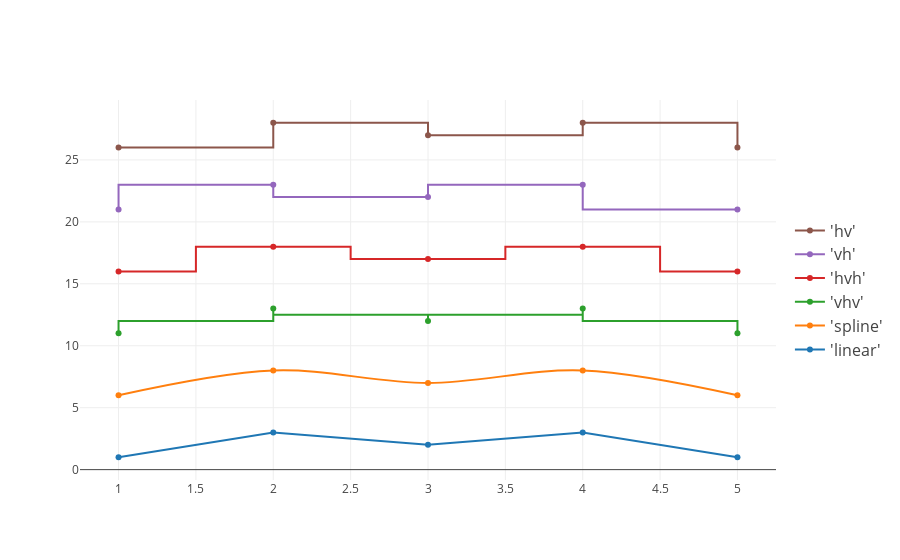

Source (notebook cell):
### Markdown cell above
# Interpolation with Line Plots

### Code cell
trace1 = go.Scatter(
    x=[1, 2, 3, 4, 5],
    y=[1, 3, 2, 3, 1],
    mode='lines+markers',
    name="'linear'",
    hoverinfo='name',
    line=dict(
        shape='linear'
    )
)
trace2 = go.Scatter(
    x=[1, 2, 3, 4, 5],
    y=[6, 8, 7, 8, 6],
    mode='lines+markers',
    name="'spline'",
    text=["tweak line smoothness<br>with 'smoothing' in line object"],
    hoverinfo='text+name',
    line=dict(
        shape='spline'
    )
)
trace3 = go.Scatter(
    x=[1, 2, 3, 4, 5],
    y=[11, 13, 12, 13, 11],
    mode='lines+markers',
    name="'vhv'",
    hoverinfo='name',
    line=dict(
        shape='vhv'
    )
)
trace4 = go.Scatter(
    x=[1, 2, 3, 4, 5],
    y=[16, 18, 17, 18, 16],
    mode='lines+markers',
    name="'hvh'",
    hoverinfo='name',
    line=dict(
        shape='hvh'
    )
)
trace5 = go.Scatter(
    x=[1, 2, 3, 4, 5],
    y=[21, 23, 22, 23, 21],
    mode='lines+markers',
    name="'vh'",
    hoverinfo='name',
    line=dict(
        shape='vh'
    )
)
trace6 = go.Scatter(
    x=[1, 2, 3, 4, 5],
    y=[26, 28, 27, 28, 26],
    mode='lines+markers',
    name="'hv'",
    hoverinfo='name',
    line=dict(
        shape='hv'
    )
)

data = [trace1, trace2, trace3, trace4, trace5, trace6]
layout = dict(
    legend=dict(
        y=0.5,
        traceorder='reversed',
        font=dict(
            size=16
        )
    )
)
fig = dict(data=data, layout=layout)
plotly.offline.iplot(fig, filename='line-shapes')

### Figure 1 — Plotly figure (JSON) as saved in the notebook; plotly's stock layout.template omitted (floating-point values rounded to 4 significant figures)
{"data": [{"hoverinfo": "name", "line": {"shape": "linear"}, "mode": "lines+markers", "name": "'linear'", "type": "scatter", "uid": "4bd36652-fcda-4584-a160-eddab77af6a8", "x": [1, 2, 3, 4, 5], "y": [1, 3, 2, 3, 1]}, {"hoverinfo": "text+name", "line": {"shape": "spline"}, "mode": "lines+markers", "name": "'spline'", "text": ["tweak line smoothness<br>with 'smoothing' in line object"], "type": "scatter", "uid": "3280003f-8ce3-4e1f-9019-01ab09b79ff9", "x": [1, 2, 3, 4, 5], "y": [6, 8, 7, 8, 6]}, {"hoverinfo": "name", "line": {"shape": "vhv"}, "mode": "lines+markers", "name": "'vhv'", "type": "scatter", "uid": "49be7204-78a8-4870-9ec2-79065a7242fb", "x": [1, 2, 3, 4, 5], "y": [11, 13, 12, 13, 11]}, {"hoverinfo": "name", "line": {"shape": "hvh"}, "mode": "lines+markers", "name": "'hvh'", "type": "scatter", "uid": "4c27d08c-701d-480f-9d1d-807704701091", "x": [1, 2, 3, 4, 5], "y": [16, 18, 17, 18, 16]}, {"hoverinfo": "name", "line": {"shape": "vh"}, "mode": "lines+markers", "name": "'vh'", "type": "scatter", "uid": "8ee6a6e1-3f41-42e6-b84b-58df62b57548", "x": [1, 2, 3, 4, 5], "y": [21, 23, 22, 23, 21]}, {"hoverinfo": "name", "line": {"shape": "hv"}, "mode": "lines+markers", "name": "'hv'", "type": "scatter", "uid": "f9b3e1be-7ebc-45dd-ab93-323b14119f90", "x": [1, 2, 3, 4, 5], "y": [26, 28, 27, 28, 26]}], "layout": {"legend": {"font": {"size": 16}, "traceorder": "reversed", "y": 0.5}}}
